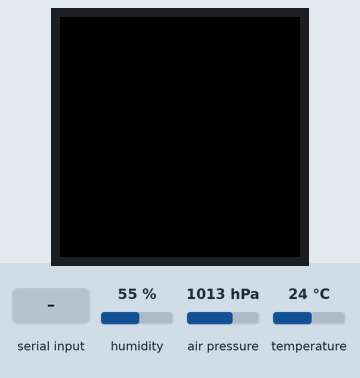
A sketch run on a simulated ESP8266 (NodeMCU). Shown: 240×240 colour display. The test bench sets the inputs (shaded band); at power-on: humidity 55 %, air pressure 1013 hPa, temperature 24 °C. WiFi joins after 1.5 s; servers stay silent unless stated; network time is answered at once with the bench clock; the local clock reads 2024-03-15 10:24:30 at power-on unless the sketch sets it; EEPROM starts erased; what the sketch prints to the serial monitor is not drawn.

Above: at 2.9 s.
3.0 s: "r\n" received over Serial
At 12.3 s:
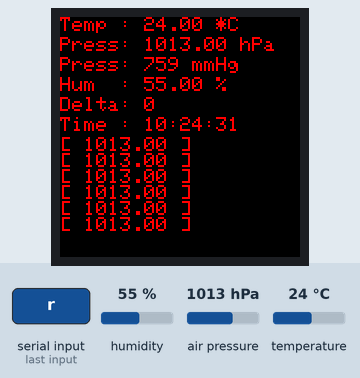
13.3 s: "g\n" received over Serial
At 22.4 s:
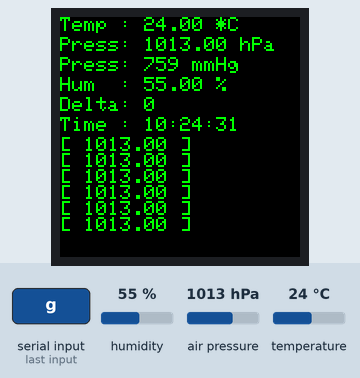
23.3 s: "b\n" received over Serial
At 32.4 s:
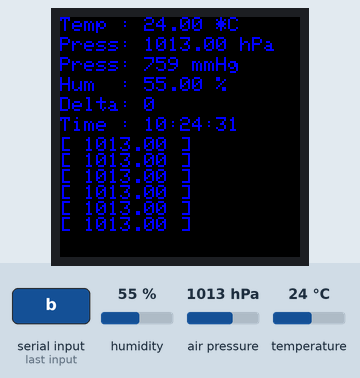
33.3 s: "w\n" received over Serial
At 42.4 s:
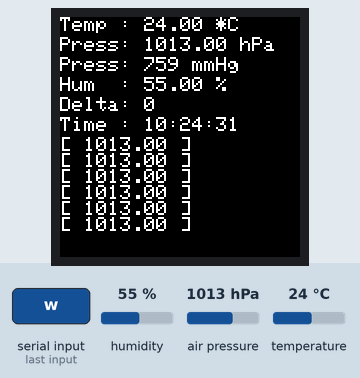
43.3 s: "c\n" received over Serial
At 52.4 s:
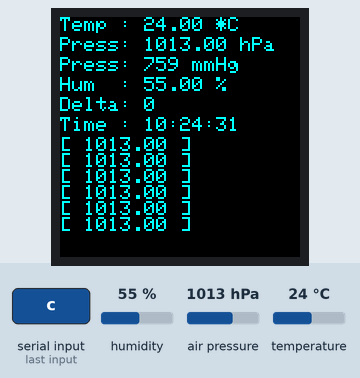
53.3 s: "m\n" received over Serial
At 62.4 s:
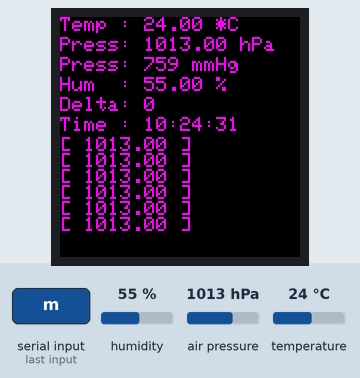
Timing chart, 0 to 63.9 s (numbered marks = the images above; inputs shaded):
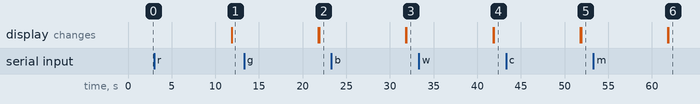

The sketch:

sketch_bme280_esp8266_arr.ino
```cpp
/*
Тестировалось на Arduino IDE 1.8.5
Дата тестирования 03.10.2019г.
*/

#include <ESP8266WiFi.h>                                // Подключаем библиотеку ESP8266WiFi
#include <Ticker.h>
#include <Wire.h>                                       // Подключаем библиотеку Wire
#include <ESP_EEPROM.h>
#include <NTPClient.h>
#include <WiFiUdp.h>
#include <Adafruit_GFX.h>    // Core graphics library
#include <Adafruit_ST7789.h> // Hardware-specific library for ST7789
#include <SPI.h>

#include <Adafruit_BME280.h>                            // Подключаем библиотеку Adafruit_BME280
#include <Adafruit_Sensor.h>                            // Подключаем библиотеку Adafruit_Sensor

#define SEALEVELPRESSURE_HPA (1013.25)                  // Задаем высоту
#define TFT_DC D3 // TFT DC pin is connected
#define TFT_RST D4 // TFT RST pin is connected
#define TFT_CS -1 // TFT CS pin is NOT connected
Adafruit_ST7789 tft = Adafruit_ST7789(TFT_CS, TFT_DC, TFT_RST);

Adafruit_BME280 bme;                                    // Установка связи по интерфейсу I2C
Ticker ticker;
Ticker tickerTft;

const char* ssid = "Neon400";          // Название Вашей WiFi сети
const char* password = "Zanoza21";     // Пароль от Вашей WiFi сети

struct FlashDataStruct {
  int delta;
  unsigned long pressure;
  unsigned long pressure_array[6];
  unsigned long time_array[6];
  unsigned long sumX;
  unsigned long sumY;
  unsigned long sumX2;
  unsigned long sumXY;
  float a;
  int hour;
  int minute;
  int seconds;
} FlashData;

boolean isWait = true;
boolean isWaitTft = true;
String tftStr;
uint16_t color;

WiFiServer server(80);                                  // Указываем порт Web-сервера
String header;

WiFiUDP ntpUDP;
NTPClient timeClient(ntpUDP, "pool.ntp.org");

void setup() {
  Serial.begin(115200);                                 // Скорость передачи 115200
  bool status;

  tft.init(240, 240, SPI_MODE2);
  tft.fillScreen(ST77XX_BLACK);
  color = 0x0821;

  if (!bme.begin(0x76)) {                               // Проверка инициализации датчика
    Serial.println("Could not find a valid BME280 sensor, check wiring!"); // Печать, об ошибки инициализации.
    while (1);                                          // Зацикливаем
  }

  Serial.print("Connecting to ");                       // Отправка в Serial port
  Serial.println(ssid);                                 // Отправка в Serial port
  WiFi.begin(ssid, password);                           // Подключение к WiFi Сети
  while (WiFi.status() != WL_CONNECTED) {               // Проверка подключения к WiFi сети
    delay(500);                                         // Пауза
    Serial.print(".");                                  // Отправка в Serial port
  }

  Serial.println("");                                   // Отправка в Serial port
  Serial.println("WiFi connected.");                    // Отправка в Serial port
  Serial.println("IP address: ");                       // Отправка в Serial port
  Serial.println(WiFi.localIP());                       // Отправка в Serial port
  server.begin();
  timeClient.begin();
  timeClient.setTimeOffset(10800);
  Serial.println(" ");

  FlashData.pressure = aver_sens();
  for (byte i = 0; i < 6; i++) {
    FlashData.pressure_array[i] = FlashData.pressure;
    FlashData.time_array[i] = i;
  }
  FlashData.hour = timeClient.getHours();
  FlashData.minute = timeClient.getMinutes();
  FlashData.seconds = timeClient.getSeconds();

  EEPROM.begin(sizeof(FlashDataStruct));
  if(EEPROM.percentUsed()<0) {
    EEPROM.put(0, FlashData);
    boolean ok = EEPROM.commit();
    Serial.println((ok) ? "Commit first data in EEPROM OK" : "Commit first data in EEPROM failed");
  } else {
    EEPROM.get(0, FlashData);
    Serial.println("Read old data from EEPROM");
  }
  updateFlashData();
  ticker.attach(600, itsTime);
  tickerTft.attach(10, itsTimeTft);
}

void loop(){
  if (Serial.available()) {
      char ch = Serial.read();
      if (ch == 'f')
      {
        tft.enableDisplay(false);
        Serial.println("Display OFF OK!");
      }
      else if (ch == 't')
      {
        tft.enableDisplay(true);
        Serial.println("Display ON OK!");
      }
      else if (ch == 'r')
      {
        color = ST77XX_RED;
        Serial.println("OK!");
      }
      else if (ch == 'g')
      {
        color = ST77XX_GREEN;
        Serial.println("OK!");
      }
      else if (ch == 'b')
      {
        color = ST77XX_BLUE;
        Serial.println("OK!");
      }
      else if (ch == 'w')
      {
        color = ST77XX_WHITE;
        Serial.println("OK!");
      }
      else if (ch == 'c')
      {
        color = ST77XX_CYAN;
        Serial.println("OK!");
      }
      else if (ch == 'm')
      {
        color = ST77XX_MAGENTA;
        Serial.println("OK!");
      }
      else if (ch == 'y')
      {
        color = ST77XX_YELLOW;
        Serial.println("OK!");
      }
      else if (ch == 'o')
      {
        color = ST77XX_ORANGE;
        Serial.println("OK!");
      }
      else if (ch == 's')
      {
        color = 0x0821;
        Serial.println("OK!");
      }
  }
  if (!isWait)
  {
    updateFlashData();
  }
  if (!isWaitTft)
  {
    printTftData();
  }
  WiFiClient client = server.available();
  if (client) {
    Serial.println("New Client.");
    String currentLine = "";
    while (client.connected()) {
      if (client.available()) {
        char c = client.read();
        Serial.write(c);
        header += c;
        if (c == '\n') {
          if (currentLine.length() == 0) {
            client.println("HTTP/1.1 200 OK");
            client.println("Content-type:text/html ");
            client.println("Connection: close");
            client.println("Refresh: 600");
            client.println();
            client.println("<!DOCTYPE html><html>");
            client.println("<head><meta name=\"viewport\" content=\"width=device-width, initial-scale=1\">");
            client.println("<meta charset='UTF-8'>");
            client.println("<link rel=\"icon\" href=\"data:,\">");
            client.println("<style>body { text-align: center; font-family: \"Trebuchet MS\", Arial;}");
            client.println("table { border-collapse: collapse; width:40%; margin-left:auto; margin-right:auto; }");
            client.println("th { padding: 12px; background-color: #0043af; }");
            client.println("tr { border: 1px solid #ddd; padding: 12px; }");
            client.println("tr:hover { background-color: #bcbcbc; }");
            client.println("td { border: none; padding: 12px; }");
            client.println(".sensor { font-weight: bold; padding: 1px; }");
            client.println("</style></head><body><h1>Метеостанция на BME280 и ESP8266</h1>");
            client.println("<h3>Если изменение давления нижу -50 жди осадков!</h3>");
            client.println("<table><tr><th>Параметр</th><th>Показания</th></tr>");
            client.println("<tr><td>Температура</td><td><span class=\"sensor\">");
            client.println(bme.readTemperature());
            client.println(" *C</span></td></tr>");
            client.println("<tr><td>Давление</td><td><span class=\"sensor\">");
            client.println(FlashData.pressure / 100.0F);
            client.println(" hPa</span></td></tr>");
            client.println("<tr><td>Давление</td><td><span class=\"sensor\">");
            client.println(int(FlashData.pressure * 0.0075006375541921));
            client.println(" mmHg</span></td></tr>");
            client.println("<tr><td>Влажность</td><td><span class=\"sensor\">");
            client.println(bme.readHumidity());
            client.println(" %</span></td></tr>");
            client.println("<tr><td>Изменение давления</td><td><span class=\"sensor\">");
            client.println(FlashData.delta);
            client.println("</span></td></tr>");
            client.println("<tr><td>Время проверки</td><td><span class=\"sensor\">");
            client.printf("%02d:%02d:%02d", FlashData.hour, FlashData.minute, FlashData.seconds);
            client.println();
            client.println("</span></td></tr>");
            client.println("</body><p>");
            client.printf("| %.2f | %.2f | %.2f | %.2f | %.2f | %.2f |", FlashData.pressure_array[0] / 100.0F,
                                                                         FlashData.pressure_array[1] / 100.0F,
                                                                         FlashData.pressure_array[2] / 100.0F,
                                                                         FlashData.pressure_array[3] / 100.0F,
                                                                         FlashData.pressure_array[4] / 100.0F,
                                                                         FlashData.pressure_array[5] / 100.0F);
            client.println();
            client.println("</p></html>");
            client.println();
            break;
          } else {
            currentLine = "";
          }
        } else if (c != '\r') {
          currentLine += c;
        }
      }
      else
      {
        Serial.println("Client not available.");
        break;
      }
    }
    header = "";
    client.stop();
    Serial.println("Client disconnected.");
    Serial.println("");
  }
}

void itsTime()
{
  isWait = false;
}

void itsTimeTft()
{
  isWaitTft = false;
}

unsigned long aver_sens() {
  unsigned long pressure = 0;
  for (byte i = 0; i < 10; i++) {
    pressure += bme.readPressure();
  }
  unsigned long aver_pressure = pressure / 10;
  return aver_pressure;
}

void sendDataInSerial()
{
  unsigned long aver_pressure = aver_sens();
  Serial.print("key1");
  Serial.print(",");
  Serial.print(bme.readTemperature());
  Serial.print(",");
  Serial.print(int(aver_pressure * 0.0075006375541921));
  Serial.print(",");
  Serial.print(bme.readHumidity());
  Serial.print(",");
  Serial.print(FlashData.delta);
  Serial.print(",");
  Serial.printf("%02d:%02d:%02d", FlashData.hour, FlashData.minute, FlashData.seconds);
  Serial.println();

  Serial.print("key2");
  Serial.print(",");
  for (int i =0; i < 6; i++)
  {
    Serial.print(FlashData.pressure_array[i]);
    if (i != 5) Serial.print(",");
  }
  Serial.println();
}

void updateFlashData()
{
  Serial.println("-----------DATA-----------");
  for (int i =0; i < 6; i++)
  {
    Serial.print("[");
    Serial.print(i);
    Serial.print("] = ");
    Serial.println(FlashData.pressure_array[i]);
  }
  Serial.println("--------------------------");
  timeClient.update();
  FlashData.pressure = aver_sens();
  for (byte i = 0; i < 5; i++) {
    FlashData.pressure_array[i] = FlashData.pressure_array[i + 1];
  }
  FlashData.pressure_array[5] = FlashData.pressure;
  FlashData.sumX = 0;
  FlashData.sumY = 0;
  FlashData.sumX2 = 0;
  FlashData.sumXY = 0;
  for (int i = 0; i < 6; i++) {
    FlashData.sumX += FlashData.time_array[i];
    FlashData.sumY += (long)FlashData.pressure_array[i];
    FlashData.sumX2 += FlashData.time_array[i] * FlashData.time_array[i];
    FlashData.sumXY += (long)FlashData.time_array[i] * FlashData.pressure_array[i];
  }
  FlashData.a = 0;
  FlashData.a = (long)6 * FlashData.sumXY;
  FlashData.a = FlashData.a - (long)FlashData.sumX * FlashData.sumY;
  FlashData.a = (float)FlashData.a / (6 * FlashData.sumX2 - FlashData.sumX * FlashData.sumX);
  FlashData.delta = FlashData.a * 6;
  FlashData.hour = timeClient.getHours();
  FlashData.minute = timeClient.getMinutes();
  FlashData.seconds = timeClient.getSeconds();

  EEPROM.put(0, FlashData);
  boolean ok = EEPROM.commit();
  Serial.println((ok) ? "Commit EEPROM OK" : "Commit EEPROM failed");
  Serial.println("Temp, Press, Hum, DeltaPress, Time");
  Serial.print(bme.readTemperature());
  Serial.print(", ");
  Serial.print(aver_sens() / 100.0F);
  Serial.print(", ");
  Serial.print(bme.readHumidity());
  Serial.print(", ");
  Serial.print(FlashData.delta);
  Serial.print(", ");
  Serial.printf("%02d:%02d:%02d", FlashData.hour, FlashData.minute, FlashData.seconds);
  Serial.println();
  isWait = true;
}

void drawtext(String text, int x, int y) {
  tft.setCursor(x, y);
  tft.setTextColor(color);
  tft.setTextSize(2);
  tft.setTextWrap(true);
  tft.print(text);
}

void printTftData()
{
  sendDataInSerial();
  tft.fillScreen(ST77XX_BLACK);
  tftStr = "Temp : " + String(bme.readTemperature()) + " *C";
  drawtext(tftStr, 0, 0);
  tftStr = "Press: " + String(FlashData.pressure / 100.0F) + " hPa";
  drawtext(tftStr, 0, 20);
  tftStr = "Press: " + String(int(FlashData.pressure * 0.0075006375541921)) + " mmHg";
  drawtext(tftStr, 0, 40);
  tftStr = "Hum  : " + String(bme.readHumidity()) + " %";
  drawtext(tftStr, 0, 60);
  tftStr = "Delta: " + String(FlashData.delta);
  drawtext(tftStr, 0, 80);
  tftStr = "Time : " + String(FlashData.hour) + ':' + String(FlashData.minute) + ':' + String(FlashData.seconds);
  drawtext(tftStr, 0, 100);
  tftStr = "[ " + String(FlashData.pressure_array[0] / 100.0F) + " ]\n" +
           "[ " + String(FlashData.pressure_array[1] / 100.0F) + " ]\n" +
           "[ " + String(FlashData.pressure_array[2] / 100.0F) + " ]\n" +
           "[ " + String(FlashData.pressure_array[3] / 100.0F) + " ]\n" +
           "[ " + String(FlashData.pressure_array[4] / 100.0F) + " ]\n" +
           "[ " + String(FlashData.pressure_array[5] / 100.0F) + " ]\n";
  drawtext(tftStr, 0, 120);
  isWaitTft = true;
}
```

Measured:
- after the input at 3.0 s, the display: changes after 8.9 s (image 1)
- after the input at 13.3 s, the display: first differs from a run without the input after 8.6 s (image 2)
- after the input at 23.3 s, the display: first differs from a run without the input after 8.6 s (image 3)
- after the input at 33.3 s, the display: first differs from a run without the input after 8.6 s (image 4)
- after the input at 43.3 s, the display: first differs from a run without the input after 8.6 s (image 5)
- after the input at 53.3 s, the display: first differs from a run without the input after 8.6 s (image 6)
